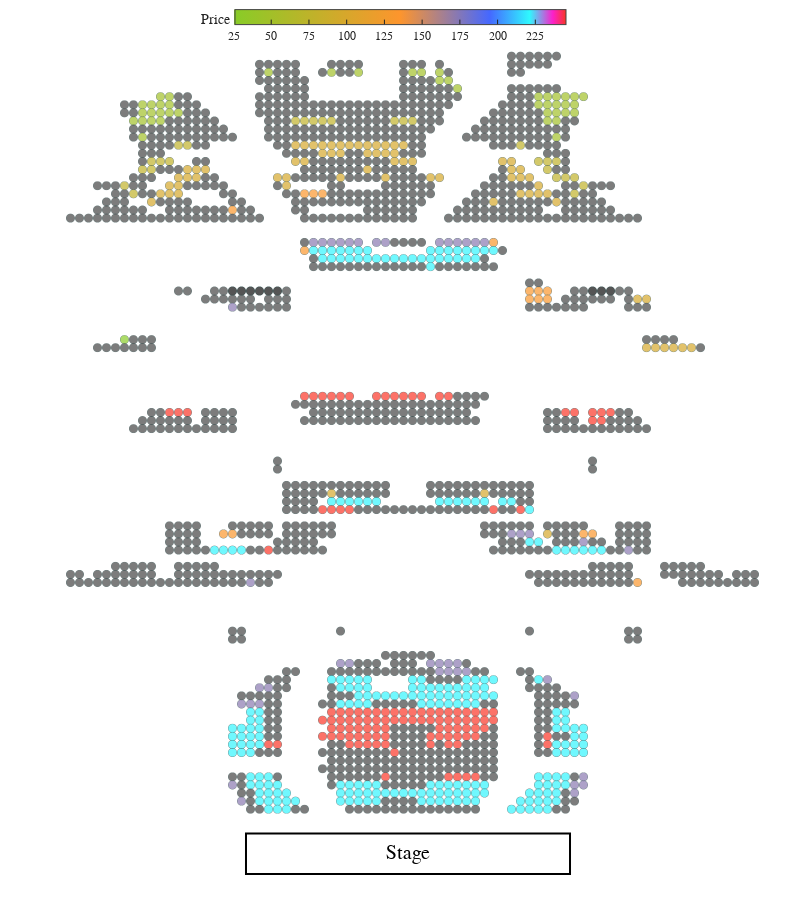

Notebook source saved alongside this figure:
### Code cell
plot_df = seats_price_df.copy()

plot_df["Size"] = 1  # Dummy constant size for scatter plot
plot_df["Price_print"] = plot_df["Price"]
plot_df["Price_print"] = plot_df["Price_print"].apply(lambda x: f"£{x:.0f}")
plot_df.loc[plot_df["Price"].isnull(), "Price_print"] = "Not available"

fig = px.scatter(
    plot_df,
    x="XPosition",
    y="YPosition",
    color="Price",
    size="Size",
    custom_data=["Price_print", "ZoneName", "SeatRow", "SeatNumber"],
    size_max=8.5,
    color_continuous_scale=[
        [0.0, "rgb(136,204,39)"],
        [0.5, "rgb(253,149,45)"],
        [0.77, "rgb(69,104,255)"],
        [0.89, "rgb(47,248,254)"],
        [0.96, "rgb(251,32,203)"],
        [1.0, "rgb(250,53,38)"],
    ],
    template="simple_white",
)
fig.update_xaxes(
    showticklabels=False, showline=False, zeroline=False, ticks="", title=""
)
fig.update_yaxes(
    showticklabels=False, showline=False, zeroline=False, ticks="", title=""
)
fig.update_layout(
    autosize=False,
    width=800,
    height=900,
    coloraxis=dict(
        colorbar=dict(
            tickmode="linear", dtick=25, ticks="inside", len=0.5, thickness=15
        )
    ),
    margin=dict(l=0, r=0, b=0, t=0, pad=0),
    # coloraxis_showscale=False,
)
fig.update_coloraxes(
    colorbar=dict(
        tickmode="linear", dtick=25, ticks="inside", orientation="h", x=0.46, y=0.94
    )
)
fig.add_shape(
    type="rect",
    x0=58.5,
    y0=-8,
    x1=22.5,
    y1=-3,
    line=dict(color="black", width=2),
    fillcolor="white",
    opacity=1,
)
# Add text for stage
fig.add_annotation(
    x=40.5,
    y=-5.5,
    text="Stage",
    showarrow=False,
    font=dict(size=20, color="black"),
)
fig.update_layout(
    hoverlabel=dict(
        font_size=16,
        font_family="Gotham",
        font_color="White",
        bgcolor="#C7102E",
    ),
    legend=dict(
        title="Title",
        title_font=dict(size=15, family="Gotham"),
        font=dict(size=13, family="Gotham"),
    ),
    title=None,
)
fig.layout.font.family = "Gotham"
fig.update_traces(marker=dict(line=dict(width=0.5, color="DarkSlateGrey")))
fig.update_traces(
    hovertemplate="<br>".join(
        [
            "%{customdata[0]}",
            "%{customdata[1]}",
            "Seat %{customdata[2]}%{customdata[3]}",
        ],
    ),
)
# Set the legend horizontally at the bottom
fig.update_layout()
fig.show()

### Figure 1 — Plotly figure (JSON) as saved in the notebook; plotly's stock layout.template omitted (floating-point values rounded to 4 significant figures; data arrays with more than 128 entries replaced by an {"elided": "..."} marker saying what was removed)
{"data": [{"customdata": {"elided": "1820x4 str values"}, "hovertemplate": "%{customdata[0]}<br>%{customdata[1]}<br>Seat %{customdata[2]}%{customdata[3]}", "legendgroup": "", "marker": {"color": {"elided": "1820 int values"}, "coloraxis": "coloraxis", "line": {"color": "DarkSlateGrey", "width": 0.5}, "size": {"elided": "1820 int values"}, "sizemode": "area", "sizeref": 0.01384, "symbol": "circle"}, "mode": "markers", "name": "", "showlegend": false, "type": "scattergl", "x": {"elided": "1820 int values"}, "xaxis": "x", "y": {"elided": "1820 int values"}, "yaxis": "y"}], "layout": {"annotations": [{"font": {"color": "black", "size": 20}, "showarrow": false, "text": "Stage", "x": 40.5, "y": -5.5}], "autosize": false, "coloraxis": {"colorbar": {"dtick": 25, "len": 0.5, "orientation": "h", "thickness": 15, "tickmode": "linear", "ticks": "inside", "title": {"text": "Price"}, "x": 0.46, "y": 0.94}, "colorscale": [[0, "rgb(136,204,39)"], [0.5, "rgb(253,149,45)"], [0.77, "rgb(69,104,255)"], [0.89, "rgb(47,248,254)"], [0.96, "rgb(251,32,203)"], [1, "rgb(250,53,38)"]]}, "font": {"family": "Gotham"}, "height": 900, "hoverlabel": {"bgcolor": "#C7102E", "font": {"color": "White", "family": "Gotham", "size": 16}}, "legend": {"font": {"family": "Gotham", "size": 13}, "itemsizing": "constant", "title": {"font": {"family": "Gotham", "size": 15}, "text": "Title"}, "tracegroupgap": 0}, "margin": {"b": 0, "l": 0, "pad": 0, "r": 0, "t": 0}, "shapes": [{"fillcolor": "white", "line": {"color": "black", "width": 2}, "opacity": 1, "type": "rect", "x0": 58.5, "x1": 22.5, "y0": -8, "y1": -3}], "title": {}, "width": 800, "xaxis": {"anchor": "y", "domain": [0, 1], "showline": false, "showticklabels": false, "ticks": "", "title": {"text": ""}, "zeroline": false}, "yaxis": {"anchor": "x", "domain": [0, 1], "showline": false, "showticklabels": false, "ticks": "", "title": {"text": ""}, "zeroline": false}}}
